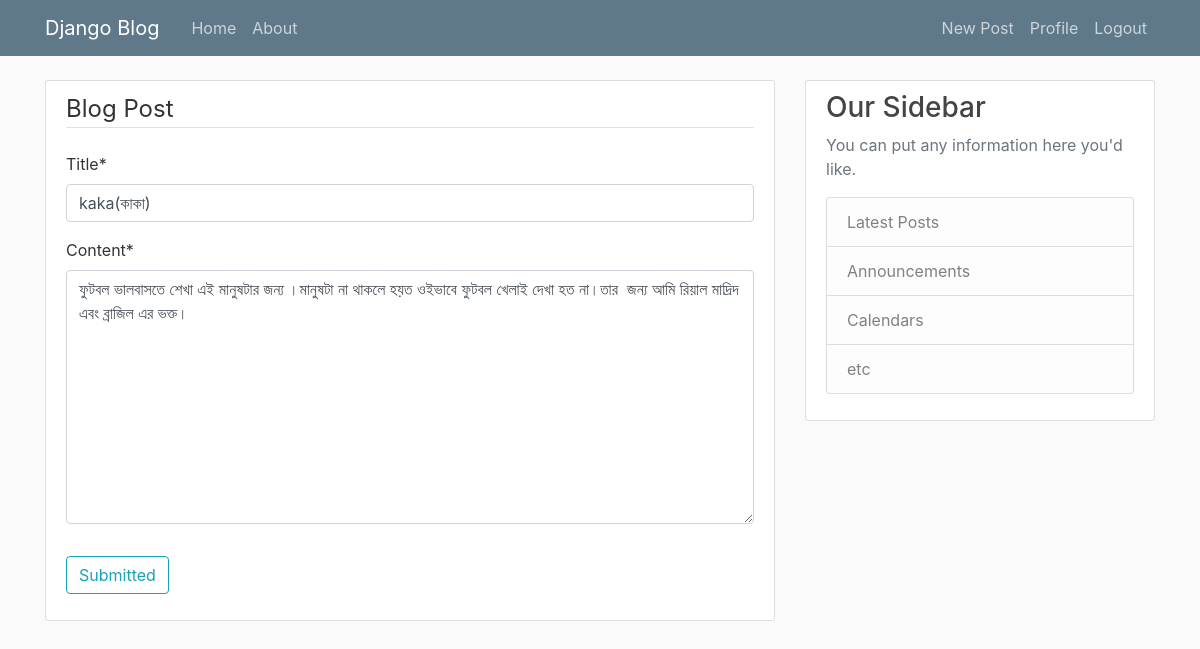
The app's page /post/19/update (signed in) with its own data.
### blog/models.py (models this page shows, shortened)
class Post(models.Model):
    title=models.CharField(max_length=50)
    content=models.TextField()
    date_posted=models.DateTimeField(default=timezone.now)
    author=models.ForeignKey(User,on_delete=models.CASCADE)

### blog/views.py (the view, shortened to what this page needs)
# urls.py: path('post/<int:pk>/update',PostUpdateView.as_view(),name='post-update'),
class PostUpdateView(LoginRequiredMixin,UserPassesTestMixin,UpdateView):
    model=Post
    fields=['title','content']
    def test_func(self):
        post=self.get_object()
        if self.request.user==post.author:
            return True
        return False

### blog/templates/blog/post_form.html (shortened to what this page needs)
{% extends 'blog/base.html' %}
{% load crispy_forms_tags %}
{% block content %}
<div class="content-section">
    <form method="POST">
        <fieldset class="form-group">
            <legend class="border-bottom mb-4">Blog Post </legend>
            {{ form|crispy }}
        </fieldset>
        <div class="form-group">
            <button class="btn btn-outline-info" type="submit">Submitted</button>
        </div>
    </form>
</div>
{% endblock content %}

### blog/static/blog/main.css (style rules this page uses)
body { background: #fafafa; color: #333333; margin-top: 5rem; }
.content-section { background: #ffffff; padding: 10px 20px; border: 1px solid #dddddd; border-radius: 3px; margin-bottom: 20px; }

### records on screen
Post: title "kaka(কাকা)", content "ফুটবল ভালবাসতে শেখা এই মানুষটার জন্য ।মানুষটা না থাকলে হয়ত ওইভাবে ফুটবল খেলাই দেখা হত না।তার জন্য আমি রিয়াল মাদ্রিদ এবং ব্রাজিল এর ভক্ত।"
